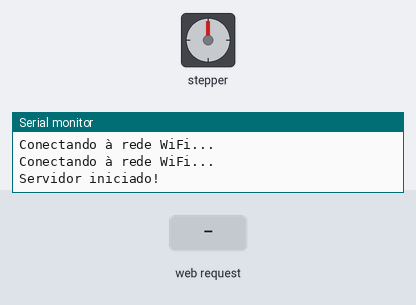
Bench run of a sketch on a simulated ESP32. Parts: stepper motor, the last lines printed to the serial monitor. The test bench sets the inputs (shaded band). WiFi joins after 1.5 s; servers stay silent unless stated; stepper angles assume 2048 steps per turn.

Above: at 3.2 s.
3.3 s: HTTP request GET /ligar received
At 4.9 s:
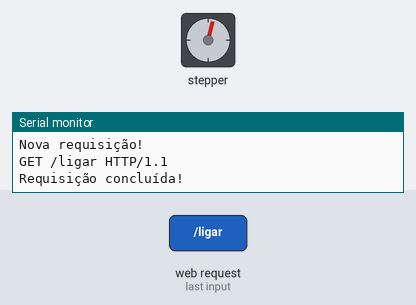
5.2 s: HTTP request GET /desligar received
At 6.3 s:
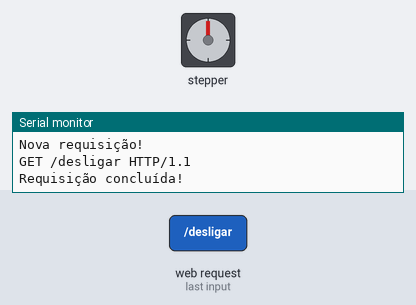
6.7 s: HTTP request GET /desligar received
At 7.8 s:
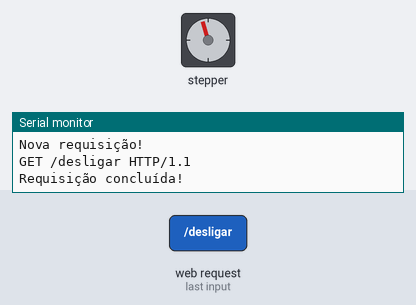
Timing chart, 0 to 9.7 s (numbered marks = the images above; inputs shaded):
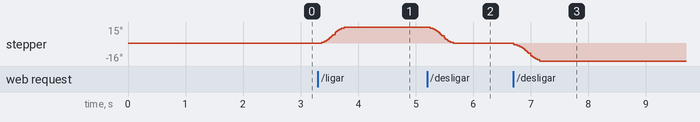

The sketch:

logica-motor-de-passo.ino
```cpp
#include <WiFi.h>
#include <AccelStepper.h>

#define motor_pin_1  8
#define motor_pin_2  9
#define motor_pin_3  10
#define motor_pin_4  11

AccelStepper stepper(AccelStepper::FULL4WIRE, motor_pin_1, motor_pin_2, motor_pin_3, motor_pin_4);

const char* ssid = "NomeDaRedeWiFi";
const char* password = "SenhaDaRedeWiFi";

WiFiServer server(80);

bool motor_ligado = false;
int motor_velocidade = 1000;
int motor_direcao = 1;

void setup() {
  Serial.begin(115200);

  WiFi.begin(ssid, password);
  while (WiFi.status() != WL_CONNECTED) {
    delay(1000);
    Serial.println("Conectando à rede WiFi...");
  }

  server.begin();
  Serial.println("Servidor iniciado!");

  stepper.setMaxSpeed(motor_velocidade);
  stepper.setAcceleration(1000);
  stepper.moveTo(0);
  stepper.runToPosition();
}

void loop() {
  WiFiClient client = server.available();
  if (client) {
    Serial.println("Nova requisição!");

    String request = client.readStringUntil('\r');
    Serial.println(request);
    client.flush();

    if (request.indexOf("/ligar") != -1) {
      motor_ligado = true;
      motor_direcao = 1;
      stepper.move(90 * motor_direcao);
      stepper.runToPosition();
      client.println("HTTP/1.1 200 OK");
      client.println("Content-Type: text/html");
      client.println();
      client.println("<html><body><h1>Motor ligado!</h1></body></html>");
    }
    else if (request.indexOf("/desligar") != -1) {
      motor_ligado = false;
      motor_direcao = -1;
      stepper.move(90 * motor_direcao);
      stepper.runToPosition();
      client.println("HTTP/1.1 200 OK");
      client.println("Content-Type: text/html");
      client.println();
      client.println("<html><body><h1>Motor desligado!</h1></body></html>");
    }

    client.println("HTTP/1.1 200 OK");
    client.println("Content-Type: text/html");
    client.println();
    client.println("<html><body>");
    client.println("<h1>Controle do motor de passo</h1>");
    if (motor_ligado) {
      client.println("<p>Motor ligado!</p>");
    }
    else {
      client.println("<p>Motor desligado!</p>");
    }
    client.println("<p><a href=\"/ligar\">Ligar</a> | <a href=\"/desligar\">Desligar</a></p>");
    client.println("</body></html>");
    client.stop();
    Serial.println("Requisição concluída!");
  }

  if (motor_ligado) {
    stepper.runSpeed();
  }
  else {
    stepper.stop();
    stepper.runToPosition();
  }
}
```

Measured:
- after the input at 3.3 s, stepper: turns 15° clockwise in 0.39 s, starting after 0.07 s
- after the input at 5.2 s, stepper: turns 15° counter-clockwise in 0.39 s, starting after 0.06 s
- after the input at 6.7 s, stepper: turns 16° counter-clockwise in 0.46 s, starting at once
